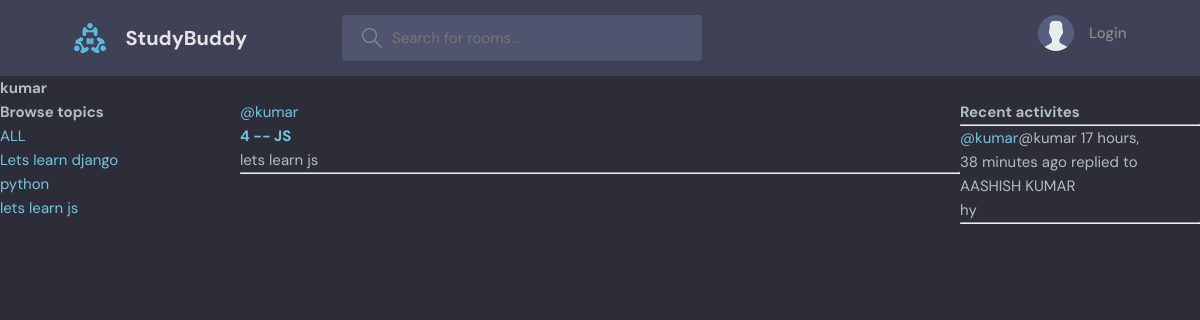
The page /profile/3 on the database its author committed.
### base/models.py (models this page shows, shortened)
class Topic(models.Model):
    name = models.CharField(max_length=200)
    def __str__(self):
        return self.name

class Room(models.Model):
    host = models.ForeignKey(User, on_delete=models.SET_NULL, null=True)
    topic =  models.ForeignKey(Topic,on_delete=models.SET_NULL, null=True)
    name = models.CharField(max_length=200)
    description = models.TextField(null=True, blank=True)
    participants = models.ManyToManyField(User, related_name='participants', blank=True)
    updated = models.DateTimeField(auto_now=True)
    created = models.DateTimeField(auto_now_add=True)
    class Meta:
        ordering = ['-updated', '-created']
    def __str__(self) -> str:
        return self.name

class Message(models.Model):
    user = models.ForeignKey(User, on_delete=models.CASCADE)
    room = models.ForeignKey(Room, on_delete=models.CASCADE)
    body = models.TextField()
    updated = models.DateTimeField(auto_now=True)
    created = models.DateTimeField(auto_now_add=True)
    class Meta:
        ordering = ['-updated', '-created']

### base/views.py (the view)
# urls.py: path("profile/<str:pk>", views.userProfile, name= 'user-profile'),
def userProfile(request, pk):
    user = User.objects.get(id=pk)
    rooms = user.room_set.all()
    room_messages = user.message_set.all()
    topics = Topic.objects.all()
    context = {'user': user, 'rooms':rooms, 'topics': topics, 'room_messages': room_messages}
    return render(request, 'base/profile.html', context)

### base/templates/base/profile.html (shortened to what this page needs)
{% extends 'main.html' %}
{% block content %}
<h2>{{user.username}}</h2>
<div class="profile-container">
    <div>
        {% include 'base/topics_component.html' %}
    </div>
    <div>
        {% include 'base/feed_component.html' %}
    </div>
    <div>
        {% include 'base/activity_component.html' %}
    </div>
</div>
{% endblock content%}

### base/templates/base/topics_component.html
<h3>Browse topics</h3>
<div>
    <a href="{% url 'home' %}">ALL</a>
</div>
{% for topic in topics%}
<div>
    <a href="{% url 'home'%}?q={{topic.name}}">{{topic.name}}</a>
</div>
{% endfor %}

### base/templates/base/feed_component.html (shortened to what this page needs)
{% for room in rooms %}
<div>
    <a href="{% url 'user-profile' room.host.id %}">@{{room.host.username}}</a>
    <h5><a href="{% url 'room' room.id %}">{{room.id}} -- {{room.name}}</a> </h5>
    <small>{{room.topic}}</small>
    <hr>
</div>
{% endfor %}

### base/templates/base/activity_component.html (shortened to what this page needs)
<h3>Recent activites</h3>
<hr>
{% for message in room_messages%}
    <small><a href="{% url 'user-profile' message.user.id %}">@{{message.user}}</a>@{{message.user}}  {{message.created|timesince}} ago replied to {{message.room}}</small>
    <p>{{message.body}}</p>
    <hr>
{% endfor %}

### static/styles/style.css (style rules this page uses)
:root { --color-main: #71c6dd; --color-main-light: #e1f6fb; --color-dark: #3f4156; --color-dark-medium: #51546e; --color-dark-light: #696d97; --color-light: #e5e5e5; --color-gray: #8b8b8b; --color-light-gray: #b2bdbd; --color-bg: #2d2d39; --color-success: #5dd693; --color-error: #fc4b0b; }
* { font-family: "DM Sans", -apple-system, BlinkMacSystemFont, "Segoe UI", Roboto, Oxygen, Ubuntu, Cantarell, "Open Sans", "Helvetica Neue", sans-serif; margin: 0; padding: 0; box-sizing: border-box; text-rendering: optimizeLegibility; font-size: inherit; }
html { font-size: 56.25%; }
@media only screen and (min-width: 1200px) { html { font-size: 62.5%; } }
body { line-height: 1.6; font-weight: 400; font-size: 1.5rem; color: var(--color-light-gray); background-color: var(--color-bg); min-height: 100vh; }
a { display: inline-block; color: var(--color-main); text-decoration: none; }

### base/templates/base/profile.html (style rules this page uses)
.profile-container { display: grid; grid-template-columns: 1fr 3fr 1fr; }

### rows shown on the page
Topic: name "Lets learn django"
Topic: name "python"
Topic: name "lets learn js"
Room: host.username "kumar", id "4", name "JS", topic "lets learn js"
Message: user "kumar", created "17 hours, 38 minutes", room "AASHISH KUMAR", body "hy"

### other values the page prints
{{ user.username }} "kumar"
